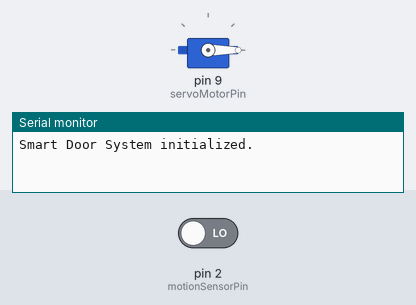
This sketch was run on a simulated Arduino Uno, built with avr-gcc and run on an emulated ATmega328P. Parts: servo, the last lines printed to the serial monitor. The test bench sets the inputs (shaded band); at power-on: pin 2 (motionSensorPin) LOW.

Above: at 1.2 s.
1.3 s: pin 2 (motionSensorPin) driven HIGH
At 2.3 s:
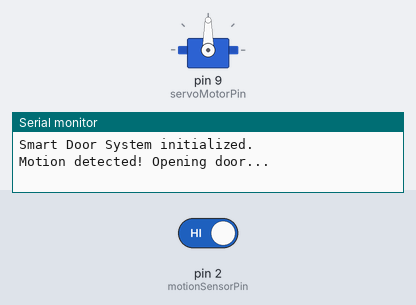
Timing chart, 0 to 7.8 s (numbered marks = the images above; inputs shaded):
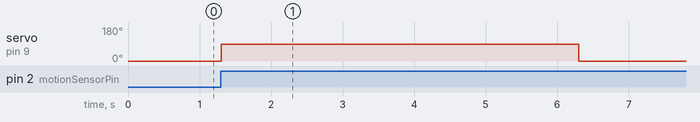

Measured:
- after the input at 1.3 s, servo on pin 9 (servoMotorPin): 0° → 90° at once, → 0° 5.0 s later

The sketch:

Smart_Door_System.ino
```cpp
const int motionSensorPin = 2;
const int servoMotorPin = 9;
volatile bool motionDetected = false;
#include <Servo.h>
Servo doorServo;
void setup() {
  Serial.begin(9600);
  doorServo.attach(servoMotorPin);
  attachInterrupt(digitalPinToInterrupt(motionSensorPin), motionDetectedISR, HIGH);
  doorServo.write(0);
  Serial.println("Smart Door System initialized.");
}
void loop() {
  if (motionDetected) {
    Serial.println("Motion detected! Opening door...");
    doorOpen();
    motionDetected = false;
    delay(5000);
    doorClose();
  }
}
void motionDetectedISR() {
  motionDetected = true;
}
void doorOpen() {
  doorServo.write(90);
}
void doorClose() {
  doorServo.write(0);
}
```
